Frame 1 (no input): blank canvas, image omitted
Frame 60 (the mouse pressed at the canvas centre just before this capture): blank canvas, image omitted
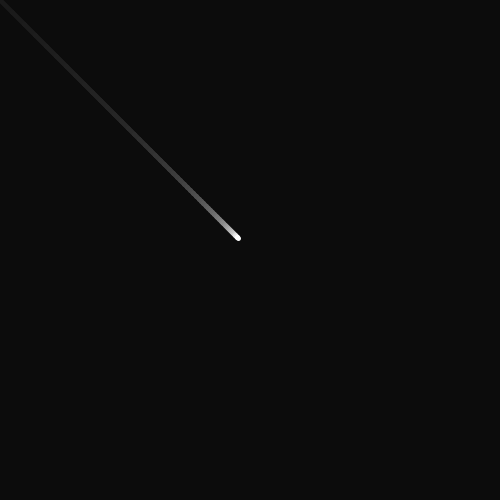
Frame 120 (the mouse held since frame 60 and released just before this capture)

The Processing sketch whose frames 1 and 60 were blank and that drew this single picture after the mouse press (run headless with seeded random() and noise(); from frame 60 on, the mouse is pressed at the canvas centre):

// Processing sketch: ex04_project_01
// ── ex04_project_01.pde
// 선이 상하좌우 방향으로 마우스를 따라오며 서서히 감속하도록 구현

float x = 0.0, y = 0.0, easing = 0.05;
color c;

void setup() {
  size(500, 500);
  c = color(random(255), random(255), random(255));
}

void draw() {
  // 페이딩 효과 구현
  noStroke();  
  fill(0, 10);  
  rect(0, 0, width, height);
  
  float px = x;
  float py = y;
  x += (mouseX - x) * easing;
  y += (mouseY - y) * easing;
  stroke(255);
  strokeWeight(5);
  line(px, py, x, y);
}
